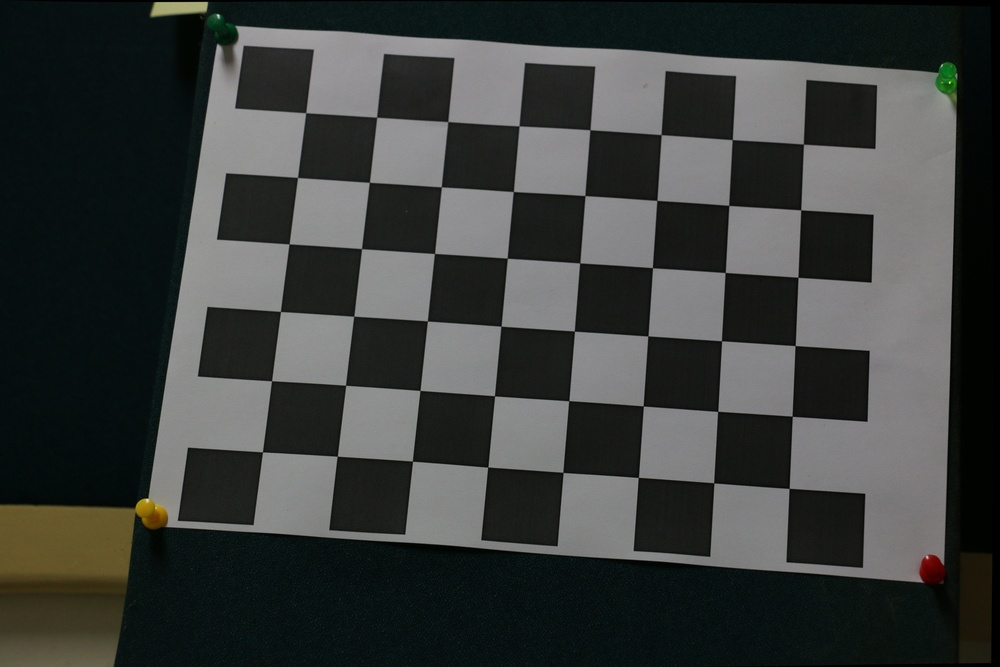
#> input picture Assignment1/calib_images/test_undist.jpg, 1000 x 667 px, shrunk from 5472 x 3648 before the run, given in place of model_chickenbroth.jpg, which was not available
$ python planarH.py
#> lines starting #> are read from the running program, lines starting #| are printed output that depends on the picture; pictures that were not available may be replaced by others from this repository, and a replacement may not be noted
import cv2
import numpy as np
import getopt
import sys
import random

#
# Read in an image file, errors out if we can't find the file
#
def readImage(filename):
    img = cv2.imread(filename, 0)
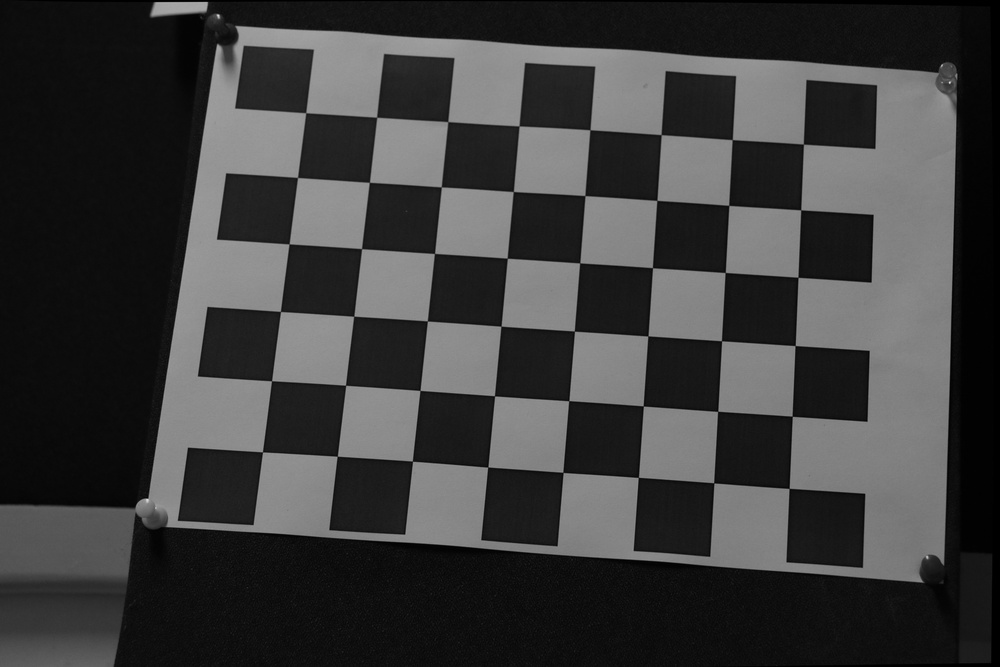
#> img: shape (667, 1000); min 0, max 223, mean 60.7
    if img is None:
        print('Invalid image:' + filename)
        return None
    else:
        print('Image successfully read...')
        return img


# This draws matches and optionally a set of inliers in a different color
# Note: I lifted this drawing portion from stackoverflow and adjusted it to my needs because OpenCV 2.4.11 does not
# include the drawMatches function
# [48 lines left out: function drawMatches, not called in this run]

#
# Runs sift algorithm to find features
#
def findFeatures(img):
    print("Finding Features...")
    sift = cv.xfeatures2d.SIFT_create()
    keypoints, descriptors = sift.detectAndCompute(img, None)

    img = cv2.drawKeypoints(img, keypoints,None)
    cv2.imwrite('sift_keypoints.png', img)

    return keypoints, descriptors

#
# Matches features given a list of keypoints, descriptors, and images
#
# [86 lines left out: functions matchFeatures, calculateHomography, geometricDistance, ransac, not called in this run]


estimation_thresh =0.6


img1name = str(r'C:\SAI\IIIT\2019_Spring\Assignment2\heetesh\16-720B-Computer-Vision-master\Assignments\HW2\data\model_chickenbroth.jpg')
img2name = str(r'C:\SAI\IIIT\2019_Spring\Assignment2\heetesh\16-720B-Computer-Vision-master\Assignments\HW2\data\chickenbroth_04.jpg')
print("Image 1 Name: " + img1name)
print("Image 2 Name: " + img2name)

#query image
img1 = readImage(img1name)
#train image
img2 = readImage(img2name)
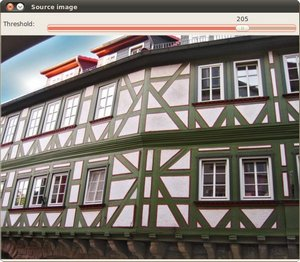
#> input picture Assignment1/Harris_Detector_Original_Image.jpg, 300 x 262 px, given in place of chickenbroth_04.jpg, which was not available
#> in readImage (call 2), `img = cv2.imread(filename, 0)`:
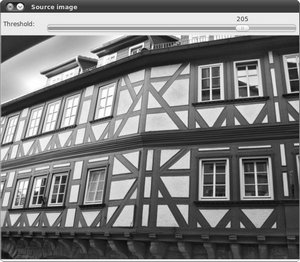
#> img: shape (262, 300); min 3, max 255, mean 121.8

#find features and keypoints
correspondenceList = []
if img1 is not None and img2 is not None:
#> (the run stopped early here; a loop or call above may not have finished)
